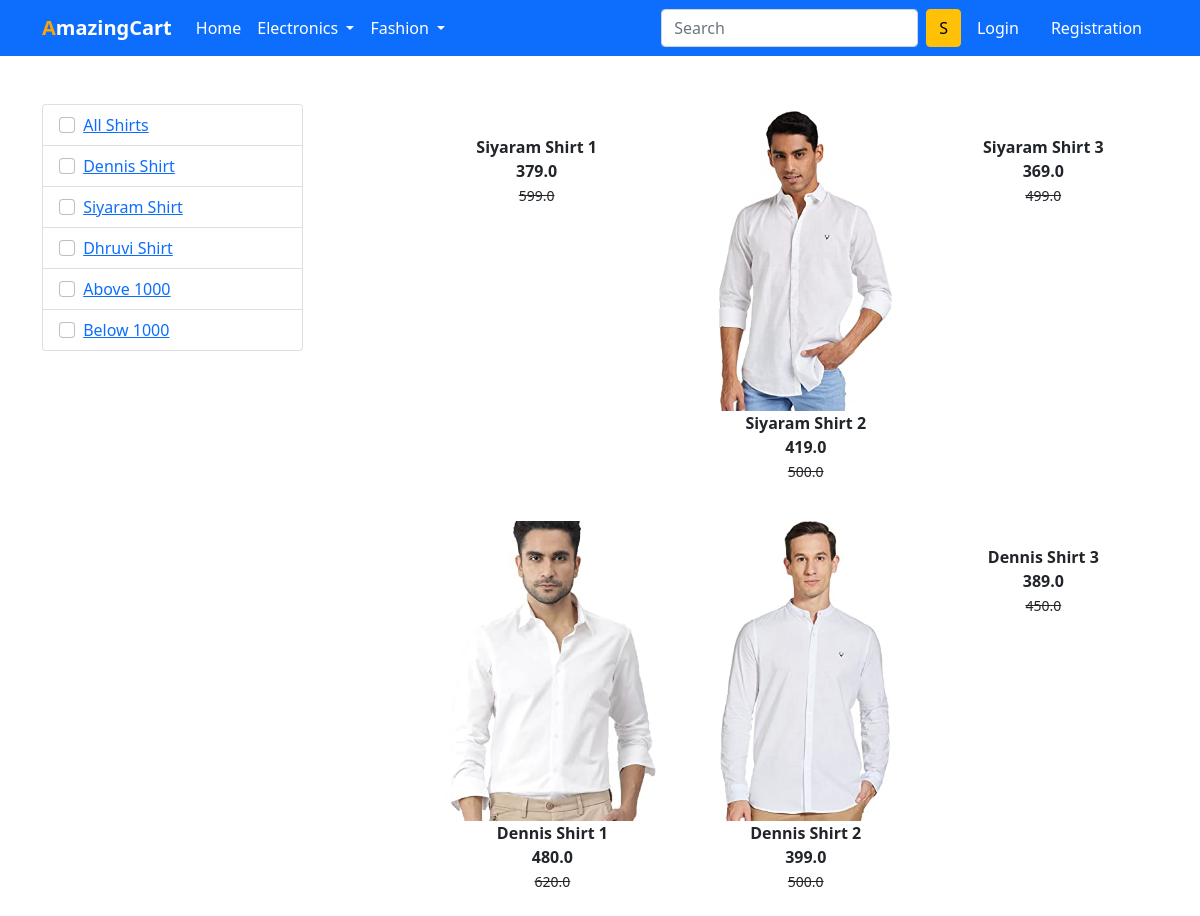
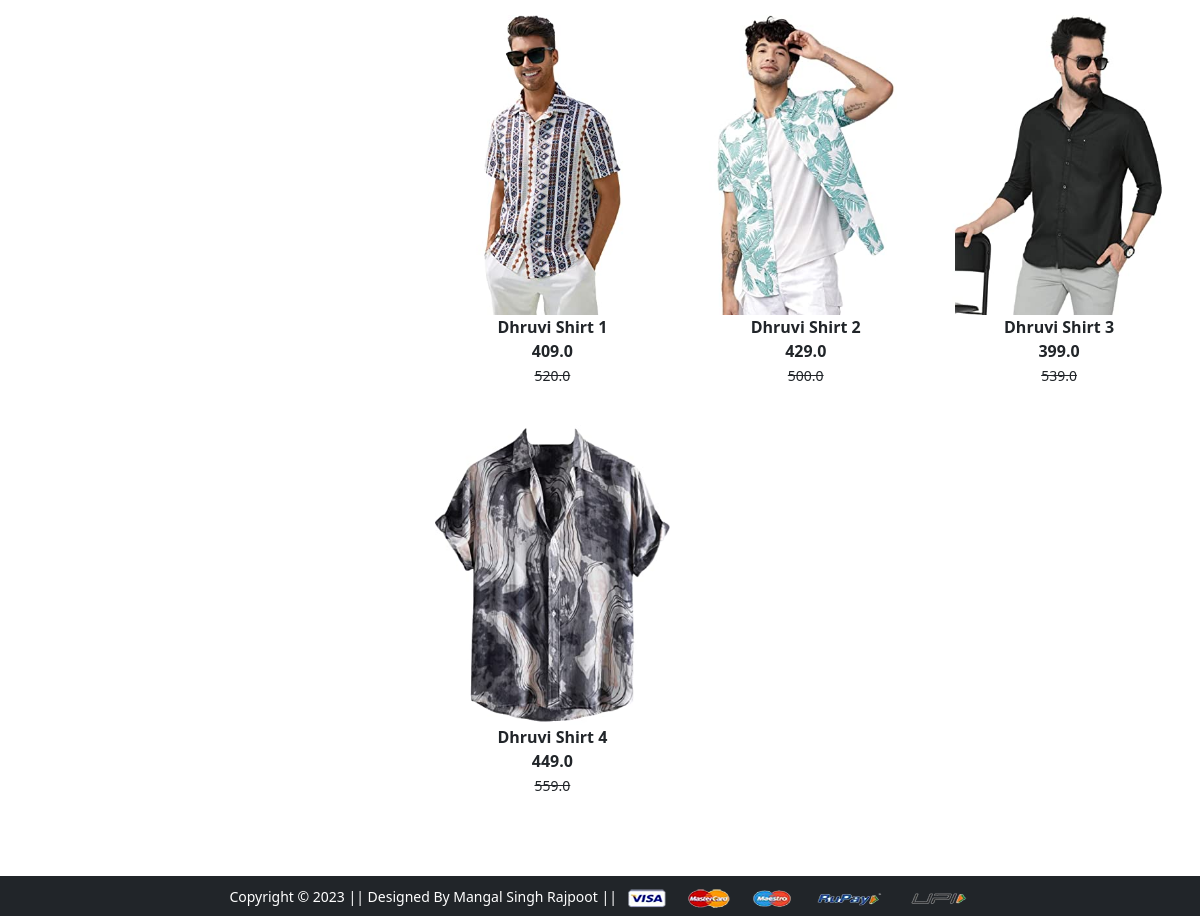
Screenshot of /topwear/ with the database file from the repository (2 pictures, top to bottom).
### app/models.py (models this page shows, shortened)
class Product(models.Model):
    title=models.CharField(max_length=50)
    discounted_price=models.FloatField(max_length=50)
    selling_price=models.FloatField(max_length=50)
    description=models.CharField(max_length=200)
    brand=models.CharField(max_length=100)
    category=models.CharField(choices=CATEGORY_CHOICES,max_length=2)
    product_image=models.ImageField(upload_to='media')

### app/views.py (the view)
# urls.py: path('topwear/', views.topwear, name='topwear'),
def topwear(request,data=None):
    if(data==None):
        topwear=Product.objects.filter(category='TW')
    elif(data=='siyaram' or data=='dhruvi' or data=='dennis'):
        topwear=Product.objects.filter(category='TW').filter(brand=data)
    elif(data=='below'):
        topwear=Product.objects.filter(category='TW').filter(discounted_price__lt=1000)
    elif(data=='above'):
        topwear=Product.objects.filter(category='TW').filter(discounted_price__gt=1000)
    return render(request, 'app/topwear.html',{'topwears':topwear})

### app/templates/app/topwear.html (shortened to what this page needs)
{% extends 'app/base.html' %}
{% load static %}
{% block main-content %}
<div class="container my-5">
 <div class="row">
  <div class="col-sm-3">
   <ul class="list-group">
<li class="list-group-item">
<input type="checkbox" class="form-check-input me-1" value='' aria-label='...' id='m'>
<label for="m"><a href="{% url 'topwear' %}">All Shirts</a></label>
</li>
<li class="list-group-item">
    <input type="checkbox" class="form-check-input me-1" value='' aria-label='...' id='m'>
    <label for="m"><a href="{% url 'topweardata'  'dennis' %}">Dennis Shirt</a></label>
</li>
    <li class="list-group-item">
        <input type="checkbox" class="form-check-input me-1" value='' aria-label='...' id='m'>
        <label for="m"><a href="{% url 'topweardata'  'siyaram' %}">Siyaram Shirt</a></label>
    </li>
        <li class="list-group-item">
            <input type="checkbox" class="form-check-input me-1" value='' aria-label='...' id='m'>
            <label for="m"><a href="{% url 'topweardata'  'dhruvi' %}">Dhruvi Shirt</a></label>
        </li>
            <li class="list-group-item">
                <input type="checkbox" class="form-check-input me-1" value='' aria-label='...' id='m'>
                <label for="m"><a href="{% url 'topweardata'  'above' %}">Above 1000</a></label>
            </li>
                <li class="list-group-item">
                    <input type="checkbox" class="form-check-input me-1" value='' aria-label='...' id='m'>
                    <label for="m"><a href="{% url 'topweardata'  'below' %}">Below 1000</a></label>
                </li>
   </ul>
  </div>
  <div class="col-sm-8 offset-sm-1">
   <div class="row">
    {% for topwear in topwears %}
<div class="col-sm-4 text-center mb-4">
<a href="{% url 'product-detail'  topwear.id %}" class='btn'>
<div class="item">
<img src="/media/{{topwear.product_image}}" height='300' alt="" srcset="">
<div class="fw-bold">{{topwear.title}}</div>
<div class="fw-bold">{{topwear.discounted_price}}</div>
<small class="fw-light text-decoration-line-through">{{topwear.selling_price}}</small>
</div>
</a>
</div>
{% endfor %}
   </div>
  </div>
 </div>
</div>
{% endblock main-content %}

### rows the page displays
Product: title "Siyaram Shirt 1", discounted_price "379.0", selling_price "599.0"
Product: product_image (picture), title "Siyaram Shirt 2", discounted_price "419.0", selling_price "500.0"
Product: title "Siyaram Shirt 3", discounted_price "369.0", selling_price "499.0"
Product: product_image (picture), title "Dennis Shirt 1", discounted_price "480.0", selling_price "620.0"
Product: product_image (picture), title "Dennis Shirt 2", discounted_price "399.0", selling_price "500.0"
Product: title "Dennis Shirt 3", discounted_price "389.0", selling_price "450.0"
Product: product_image (picture), title "Dhruvi Shirt 1", discounted_price "409.0", selling_price "520.0"
Product: product_image (picture), title "Dhruvi Shirt 2", discounted_price "429.0", selling_price "500.0"
Product: product_image (picture), title "Dhruvi Shirt 3", discounted_price "399.0", selling_price "539.0"
Product: product_image (picture), title "Dhruvi Shirt 4", discounted_price "449.0", selling_price "559.0"
